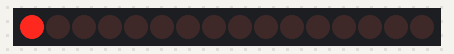
Bench run of a sketch on a simulated Arduino Uno, built with avr-gcc and run on an emulated ATmega328P. Parts: 16 shift-register outputs drawn as a row of LEDs (first output left, lit = HIGH). Wiring (inferred from the names in the program): 2 × shift register (74HC595): data pin 14; shift clock pin 16; latch pin 15. Wiring (inferred from the signals the program sends): row of LEDs: on Q0, Q1, Q2, Q3, Q4, Q5, Q6, Q7, Q8, Q9, Q10, Q11, Q12, Q13, Q14, Q15.

Above: at 1.05 s.
At 1.65 s:
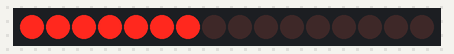
At 2.25 s:
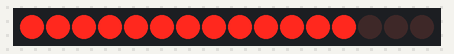
At 3.45 s:
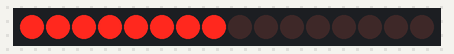
At 5.81 s:
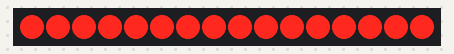
At 8.26 s:
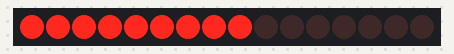
Timing chart, 0 to 8.6 s (numbered marks = the images above):
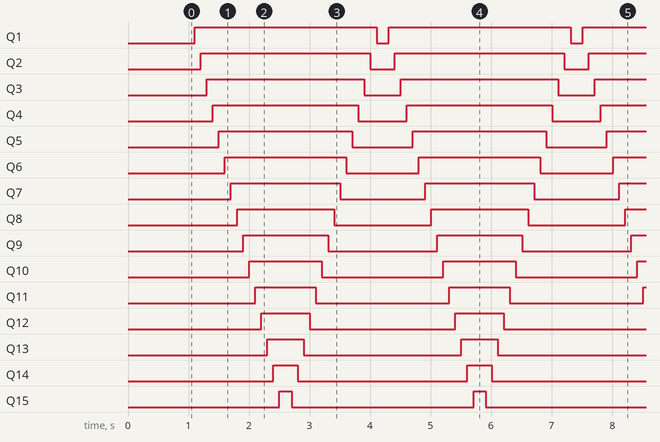

Measured:
- by itself, Q1: alternates HIGH for 3.0 s and LOW for 0.20 s
- by itself, Q2: alternates HIGH for 2.8 s and LOW for 0.40 s
- by itself, Q3: alternates HIGH for 2.6 s and LOW for 0.60 s
- by itself, Q4: alternates HIGH for 2.4 s and LOW for 0.80 s
- by itself, Q5: alternates HIGH for 2.2 s and LOW for 1.0 s
- by itself, Q6: alternates HIGH for 2.0 s and LOW for 1.2 s
- by itself, Q7: alternates HIGH for 1.8 s and LOW for 1.4 s
- by itself, Q8: alternates HIGH for 1.6 s and LOW for 1.6 s

The sketch:

Lab5.ino
```cpp
byte LATCH = 15; //RCLK
byte CLOCK = 16;  //SRCLK
byte SER = 14; //data
byte var = 1;
int bitArray[] = {1, 3, 7, 15, 31, 63, 127, 255};
bool boo = true;
void setup() {
  pinMode(SER, OUTPUT);
  pinMode(CLOCK, OUTPUT);
  pinMode(LATCH, OUTPUT);
  digitalWrite(SER, LOW);
  digitalWrite(CLOCK, LOW);
  digitalWrite(LATCH, LOW);
  delay(1000);
}
void loop() {
  //Demo1
//  //first bit: ON
//  digitalWrite(LATCH, LOW);
//  shiftOut(SER, CLOCK, MSBFIRST, var);
//  digitalWrite(LATCH, HIGH);
//  delay(500);
//  //first bit: OFF
//  digitalWrite(LATCH, LOW);
//  shiftOut(SER, CLOCK, MSBFIRST, var);
//  digitalWrite(LATCH, HIGH);
//  delay(500);
//  if(boo){
//    var<<= 1;
//  }
//  else{
//      var>>= 1;
//  }
//  if(var == B10000000){
//    boo = false;
//  }
//  else if(var == B00000001){
//    boo = true;
//  }

//Demo2
  for(int i=0; i<8; i++){
    shiftOut(SER, CLOCK, MSBFIRST, 0);
    shiftOut(SER, CLOCK, MSBFIRST, bitArray[i]);
    digitalWrite(LATCH, HIGH);
    digitalWrite(LATCH, LOW);
    delay(100);
   }
  for(int i=0; i<8; i++){
    shiftOut(SER, CLOCK, MSBFIRST, bitArray[i]);
    shiftOut(SER, CLOCK, MSBFIRST, 255);
    digitalWrite(LATCH, HIGH);
    digitalWrite(LATCH, LOW);
    delay(100);
  }

   for(int i=7; i>=0; i--){
    shiftOut(SER, CLOCK, MSBFIRST, bitArray[i]);
    shiftOut(SER, CLOCK, MSBFIRST, 255);
    digitalWrite(LATCH, HIGH);
    digitalWrite(LATCH, LOW);
    delay(100);
  }
   for(int i=7; i>=0; i--){
    shiftOut(SER, CLOCK, MSBFIRST, 0);
    shiftOut(SER, CLOCK, MSBFIRST, bitArray[i]);
    digitalWrite(LATCH, HIGH);
    digitalWrite(LATCH, LOW);
    delay(100);
  }

}
```
